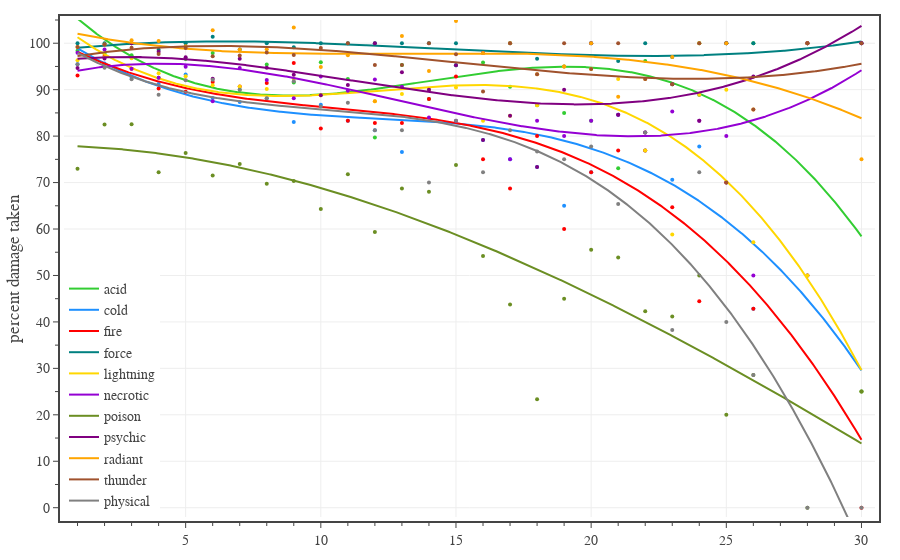

Notebook code cell kept with this figure:
### Code cell
# plots average damage modifier for magical damage types vs CR
import plotly.graph_objects as go
from bs4 import BeautifulSoup
from scipy.interpolate import UnivariateSpline

DAMAGE_TYPES = [
    dict(column='damage modifiers.acid',      color='limegreen'),
    dict(column='damage modifiers.cold',      color='dodgerblue'),
    dict(column='damage modifiers.fire',      color='red'),
    dict(column='damage modifiers.force',     color='teal'),
    dict(column='damage modifiers.lightning', color='gold'),
    dict(column='damage modifiers.necrotic',  color='darkviolet'),
    dict(column='damage modifiers.poison',    color='olivedrab'),
    dict(column='damage modifiers.psychic',   color='purple'),
    dict(column='damage modifiers.radiant',   color='orange'),
    dict(column='damage modifiers.thunder',   color='sienna'),
]

def plot_scatter_spline(fig, x, y, group, color, text, smooth_factor):
    fig.add_trace(go.Scatter(
        x=x,
        y=y,
        mode='markers', 
        name=group,
        marker=dict(size=4, color=color),
        showlegend=False,
        legendgroup=group,
        text=text,
        hovertemplate=
            'CR %{x}<br>'+
            '%{y:.0f}% ' + group + ' damage taken'+
            '<extra></extra>'
    ))

    # add fit line
    spl = UnivariateSpline(x, y)
    xs = np.linspace(1, 30, 1000)
    spl.set_smoothing_factor(smooth_factor)
    fig.add_trace(go.Scatter(
        x=xs,
        y=spl(xs),
        mode='lines', 
        line=dict(color=color, dash='solid'),
        showlegend=True,
        name=group,
        legendgroup=group,
        hoverinfo='skip',
    ))
    return fig

fig = go.Figure(
    layout=go.Layout(
        template=TFB_TEMPLATE,
        xaxis=dict(
            range=[0.5,30.5],
            tick0=0, dtick=5,
            minor=dict(tick0=0, dtick=1),
        ),
        yaxis=dict(
            title_text='percent damage taken',
            range=[-2, 105],
            tick0=0, dtick=10,
            minor=dict(tick0=0, dtick=5),
        ),
        legend=dict(
            xanchor='left', yanchor='bottom',
            x=0.00, y=0.00,
            orientation='v',
            tracegroupgap=0,
        )
    )
)

# filter dataframe
df1 = df0[df0['cr'].between(1,30) & df0['legacy'].eq(False)]
dfG = df1.groupby(['cr']).mean().reset_index()
x = dfG['cr'].to_numpy()

# plot data for non-physical damage types
for dt in DAMAGE_TYPES:
    column = dt['column']
    color = dt['color']
    group = column.split('.')[1]
    df1['modifier'] = df1.apply(lambda row: NONMAGIC_DECODER[row[column]], axis=1)
    y = 100*(df1.groupby(['cr']).mean()['modifier'].to_numpy())
    fig = plot_scatter_spline(fig, x, y, group, color, '~', 1e6)
    print('{:} - {:.1%}'.format(group, 1 - np.mean(df1['modifier'])))

# plot data for physical damage types
df1['modifier'] = 0
for column in DAMAGE_COLUMNS_PHYSICAL:
    df1['modifier'] += (1/3)*df1.apply(lambda row: NONMAGIC_DECODER[row[column]], axis=1)
y = 100*(df1.groupby(['cr']).mean()['modifier'].to_numpy())
fig = plot_scatter_spline(fig, x, y, 'physical', 'gray', '~', 1e6)
print('{:} - {:.1%}'.format('physical', 1 - np.mean(df1['modifier'])))

# plot data for physical magical damage types
"""df1['modifier'] = 0
for column in DAMAGE_COLUMNS_PHYSICAL:
    df1['modifier'] += (1/3)*df1.apply(lambda row: MAGIC_DECODER[row[column]], axis=1)
y = 100*(df1.groupby(['cr']).mean()['modifier'].to_numpy())
fig = plot_scatter_spline(fig, x, y, 'physical (magical)', 'darkgray', '~')
print('{:} - {:.1%}'.format('physical (magical)', 1 - np.mean(df1['modifier'])))"""

# show figure
fig.show(config=TFB_CONFIG)

# save large format figure
if SAVEFIGS:
    file_name = f'./fig-average-modifier-vs-cr-large.html'
    fig_html = fig.to_html(
        include_plotlyjs=False, 
        full_html=False, 
        config=TFB_CONFIG
    )
    fig_soup = BeautifulSoup(fig_html, 'html.parser')
    fig_soup.div['class'] = 'plotly-div-large'
    with open(file_name, 'wb') as fout:
        fout.write(fig_soup.prettify('utf-8'))

# save small format figure
if SAVEFIGS:
    fig.update_traces(marker=dict(size=4))
    fig.update_layout(
        font=dict(size=10),
        legend=dict(font=dict(size=10), x=0.01, y=1.04, orientation='h'),
    )
    file_name = f'./fig-average-modifier-vs-cr-small.html'
    fig_html = fig.to_html(
        include_plotlyjs=False, 
        full_html=False, 
        config=TFB_CONFIG
    )
    fig_soup = BeautifulSoup(fig_html, 'html.parser')
    fig_soup.div['class'] = 'plotly-div-small'
    fig_soup.div['style'] = 'aspect-ratio: 600/550;'
    with open(file_name, 'wb') as fout:
        fout.write(fig_soup.prettify('utf-8'))

### Figure 1 — Plotly figure (JSON) as saved in the notebook; plotly's stock layout.template omitted (floating-point values rounded to 4 significant figures; data arrays with more than 128 entries replaced by an {"elided": "..."} marker saying what was removed)
{"data": [{"hovertemplate": "CR %{x}<br>%{y:.0f}% acid damage taken<extra></extra>", "legendgroup": "acid", "marker": {"color": "limegreen", "size": 4}, "mode": "markers", "name": "acid", "showlegend": false, "text": "~", "type": "scatter", "x": [1, 2, 3, 4, 5, 6, 7, 8, 9, 10, 11, 12, 13, 14, 15, 16, 17, 18, 19, 20, 21, 22, 23, 24, 25, 26, 28, 30], "y": [98.36, 97.81, 97.42, 92.59, 96.62, 97.92, 90, 95.39, 91.53, 95.92, 92.31, 79.69, 95.31, 88, 95.24, 95.83, 90.62, 86.67, 85, 83.33, 73.08, 96.15, 91.18, 100, 100, 100, 100, 25]}, {"hoverinfo": "skip", "legendgroup": "acid", "line": {"color": "limegreen", "dash": "solid"}, "mode": "lines", "name": "acid", "showlegend": true, "type": "scatter", "x": {"elided": "1000 float values"}, "y": {"elided": "1000 float values"}}, {"hovertemplate": "CR %{x}<br>%{y:.0f}% cold damage taken<extra></extra>", "legendgroup": "cold", "marker": {"color": "dodgerblue", "size": 4}, "mode": "markers", "name": "cold", "showlegend": false, "text": "~", "type": "scatter", "x": [1, 2, 3, 4, 5, 6, 7, 8, 9, 10, 11, 12, 13, 14, 15, 16, 17, 18, 19, 20, 21, 22, 23, 24, 25, 26, 28, 30], "y": [95.49, 95.63, 92.58, 91.2, 93.24, 88.19, 87.33, 88.16, 83.05, 86.73, 83.33, 81.25, 76.56, 90, 95.24, 79.17, 75, 73.33, 65, 72.22, 84.62, 76.92, 70.59, 77.78, 70, 42.86, 50, 25]}, {"hoverinfo": "skip", "legendgroup": "cold", "line": {"color": "dodgerblue", "dash": "solid"}, "mode": "lines", "name": "cold", "showlegend": true, "type": "scatter", "x": {"elided": "1000 float values"}, "y": {"elided": "1000 float values"}}, {"hovertemplate": "CR %{x}<br>%{y:.0f}% fire damage taken<extra></extra>", "legendgroup": "fire", "marker": {"color": "red", "size": 4}, "mode": "markers", "name": "fire", "showlegend": false, "text": "~", "type": "scatter", "x": [1, 2, 3, 4, 5, 6, 7, 8, 9, 10, 11, 12, 13, 14, 15, 16, 17, 18, 19, 20, 21, 22, 23, 24, 25, 26, 28, 30], "y": [93.03, 97.27, 94.52, 90.28, 89.53, 91.67, 90.67, 91.45, 95.76, 81.63, 83.33, 82.81, 82.81, 88, 92.86, 75, 68.75, 80, 60, 72.22, 76.92, 76.92, 64.71, 44.44, 70, 42.86, 50, 0]}, {"hoverinfo": "skip", "legendgroup": "fire", "line": {"color": "red", "dash": "solid"}, "mode": "lines", "name": "fire", "showlegend": true, "type": "scatter", "x": {"elided": "1000 float values"}, "y": {"elided": "1000 float values"}}, {"hovertemplate": "CR %{x}<br>%{y:.0f}% force damage taken<extra></extra>", "legendgroup": "force", "marker": {"color": "teal", "size": 4}, "mode": "markers", "name": "force", "showlegend": false, "text": "~", "type": "scatter", "x": [1, 2, 3, 4, 5, 6, 7, 8, 9, 10, 11, 12, 13, 14, 15, 16, 17, 18, 19, 20, 21, 22, 23, 24, 25, 26, 28, 30], "y": [100, 100, 100, 98.61, 100, 101.4, 98.67, 100, 99.15, 100, 100, 100, 100, 100, 100, 97.92, 100, 96.67, 95, 100, 96.15, 100, 97.06, 88.89, 100, 100, 100, 100]}, {"hoverinfo": "skip", "legendgroup": "force", "line": {"color": "teal", "dash": "solid"}, "mode": "lines", "name": "force", "showlegend": true, "type": "scatter", "x": {"elided": "1000 float values"}, "y": {"elided": "1000 float values"}}, {"hovertemplate": "CR %{x}<br>%{y:.0f}% lightning damage taken<extra></extra>", "legendgroup": "lightning", "marker": {"color": "gold", "size": 4}, "mode": "markers", "name": "lightning", "showlegend": false, "text": "~", "type": "scatter", "x": [1, 2, 3, 4, 5, 6, 7, 8, 9, 10, 11, 12, 13, 14, 15, 16, 17, 18, 19, 20, 21, 22, 23, 24, 25, 26, 28, 30], "y": [96.31, 96.99, 96.77, 93.52, 92.91, 90.97, 90.67, 90.13, 92.37, 88.78, 89.74, 87.5, 89.06, 90, 90.48, 83.33, 84.38, 86.67, 95, 94.44, 92.31, 76.92, 58.82, 88.89, 90, 57.14, 50, 25]}, {"hoverinfo": "skip", "legendgroup": "lightning", "line": {"color": "gold", "dash": "solid"}, "mode": "lines", "name": "lightning", "showlegend": true, "type": "scatter", "x": {"elided": "1000 float values"}, "y": {"elided": "1000 float values"}}, {"hovertemplate": "CR %{x}<br>%{y:.0f}% necrotic damage taken<extra></extra>", "legendgroup": "necrotic", "marker": {"color": "darkviolet", "size": 4}, "mode": "markers", "name": "necrotic", "showlegend": false, "text": "~", "type": "scatter", "x": [1, 2, 3, 4, 5, 6, 7, 8, 9, 10, 11, 12, 13, 14, 15, 16, 17, 18, 19, 20, 21, 22, 23, 24, 25, 26, 28, 30], "y": [97.95, 98.63, 94.52, 92.59, 94.93, 87.5, 94.67, 92.11, 88.14, 92.86, 89.74, 92.19, 90.62, 84, 83.33, 97.92, 75, 83.33, 80, 83.33, 84.62, 80.77, 85.29, 83.33, 80, 50, 100, 100]}, {"hoverinfo": "skip", "legendgroup": "necrotic", "line": {"color": "darkviolet", "dash": "solid"}, "mode": "lines", "name": "necrotic", "showlegend": true, "type": "scatter", "x": {"elided": "1000 float values"}, "y": {"elided": "1000 float values"}}, {"hovertemplate": "CR %{x}<br>%{y:.0f}% poison damage taken<extra></extra>", "legendgroup": "poison", "marker": {"color": "olivedrab", "size": 4}, "mode": "markers", "name": "poison", "showlegend": false, "text": "~", "type": "scatter", "x": [1, 2, 3, 4, 5, 6, 7, 8, 9, 10, 11, 12, 13, 14, 15, 16, 17, 18, 19, 20, 21, 22, 23, 24, 25, 26, 28, 30], "y": [72.95, 82.51, 82.58, 72.22, 76.35, 71.53, 74, 69.74, 70.34, 64.29, 71.79, 59.38, 68.75, 68, 73.81, 54.17, 43.75, 23.33, 45, 55.56, 53.85, 42.31, 41.18, 50, 20, 28.57, 0, 25]}, {"hoverinfo": "skip", "legendgroup": "poison", "line": {"color": "olivedrab", "dash": "solid"}, "mode": "lines", "name": "poison", "showlegend": true, "type": "scatter", "x": {"elided": "1000 float values"}, "y": {"elided": "1000 float values"}}, {"hovertemplate": "CR %{x}<br>%{y:.0f}% psychic damage taken<extra></extra>", "legendgroup": "psychic", "marker": {"color": "purple", "size": 4}, "mode": "markers", "name": "psychic", "showlegend": false, "text": "~", "type": "scatter", "x": [1, 2, 3, 4, 5, 6, 7, 8, 9, 10, 11, 12, 13, 14, 15, 16, 17, 18, 19, 20, 21, 22, 23, 24, 25, 26, 28, 30], "y": [94.67, 96.72, 100, 98.15, 96.96, 92.36, 96.67, 94.74, 93.22, 88.78, 91.03, 100, 93.75, 90, 95.24, 79.17, 84.38, 73.33, 90, 100, 84.62, 80.77, 91.18, 83.33, 100, 92.86, 100, 100]}, {"hoverinfo": "skip", "legendgroup": "psychic", "line": {"color": "purple", "dash": "solid"}, "mode": "lines", "name": "psychic", "showlegend": true, "type": "scatter", "x": {"elided": "1000 float values"}, "y": {"elided": "1000 float values"}}, {"hovertemplate": "CR %{x}<br>%{y:.0f}% radiant damage taken<extra></extra>", "legendgroup": "radiant", "marker": {"color": "orange", "size": 4}, "mode": "markers", "name": "radiant", "showlegend": false, "text": "~", "type": "scatter", "x": [1, 2, 3, 4, 5, 6, 7, 8, 9, 10, 11, 12, 13, 14, 15, 16, 17, 18, 19, 20, 21, 22, 23, 24, 25, 26, 28, 30], "y": [99.18, 99.73, 100.6, 100.5, 99.32, 102.8, 98.67, 98.68, 103.4, 94.9, 97.44, 87.5, 101.6, 94, 104.8, 97.92, 100, 93.33, 95, 100, 88.46, 92.31, 97.06, 100, 100, 85.71, 100, 75]}, {"hoverinfo": "skip", "legendgroup": "radiant", "line": {"color": "orange", "dash": "solid"}, "mode": "lines", "name": "radiant", "showlegend": true, "type": "scatter", "x": {"elided": "1000 float values"}, "y": {"elided": "1000 float values"}}, {"hovertemplate": "CR %{x}<br>%{y:.0f}% thunder damage taken<extra></extra>", "legendgroup": "thunder", "marker": {"color": "sienna", "size": 4}, "mode": "markers", "name": "thunder", "showlegend": false, "text": "~", "type": "scatter", "x": [1, 2, 3, 4, 5, 6, 7, 8, 9, 10, 11, 12, 13, 14, 15, 16, 17, 18, 19, 20, 21, 22, 23, 24, 25, 26, 28, 30], "y": [99.18, 99.73, 99.03, 97.69, 98.99, 97.22, 97.33, 98.03, 97.46, 98.98, 100, 95.31, 95.31, 100, 97.62, 89.58, 100, 93.33, 100, 94.44, 100, 92.31, 91.18, 100, 70, 85.71, 100, 100]}, {"hoverinfo": "skip", "legendgroup": "thunder", "line": {"color": "sienna", "dash": "solid"}, "mode": "lines", "name": "thunder", "showlegend": true, "type": "scatter", "x": {"elided": "1000 float values"}, "y": {"elided": "1000 float values"}}, {"hovertemplate": "CR %{x}<br>%{y:.0f}% physical damage taken<extra></extra>", "legendgroup": "physical", "marker": {"color": "gray", "size": 4}, "mode": "markers", "name": "physical", "showlegend": false, "text": "~", "type": "scatter", "x": [1, 2, 3, 4, 5, 6, 7, 8, 9, 10, 11, 12, 13, 14, 15, 16, 17, 18, 19, 20, 21, 22, 23, 24, 25, 26, 28, 30], "y": [95.49, 94.72, 92.26, 88.89, 92.0, 92.13, 90, 88.16, 91.81, 86.39, 87.18, 81.25, 81.25, 70, 83.33, 72.22, 81.25, 76.67, 75, 77.78, 65.38, 80.77, 38.24, 72.22, 40, 28.57, 0, 0]}, {"hoverinfo": "skip", "legendgroup": "physical", "line": {"color": "gray", "dash": "solid"}, "mode": "lines", "name": "physical", "showlegend": true, "type": "scatter", "x": {"elided": "1000 float values"}, "y": {"elided": "1000 float values"}}], "layout": {"legend": {"orientation": "v", "tracegroupgap": 0, "x": 0, "xanchor": "left", "y": 0, "yanchor": "bottom"}, "xaxis": {"dtick": 5, "minor": {"dtick": 1, "tick0": 0}, "range": [0.5, 30.5], "tick0": 0}, "yaxis": {"dtick": 10, "minor": {"dtick": 5, "tick0": 0}, "range": [-2, 105], "tick0": 0, "title": {"text": "percent damage taken"}}}}
